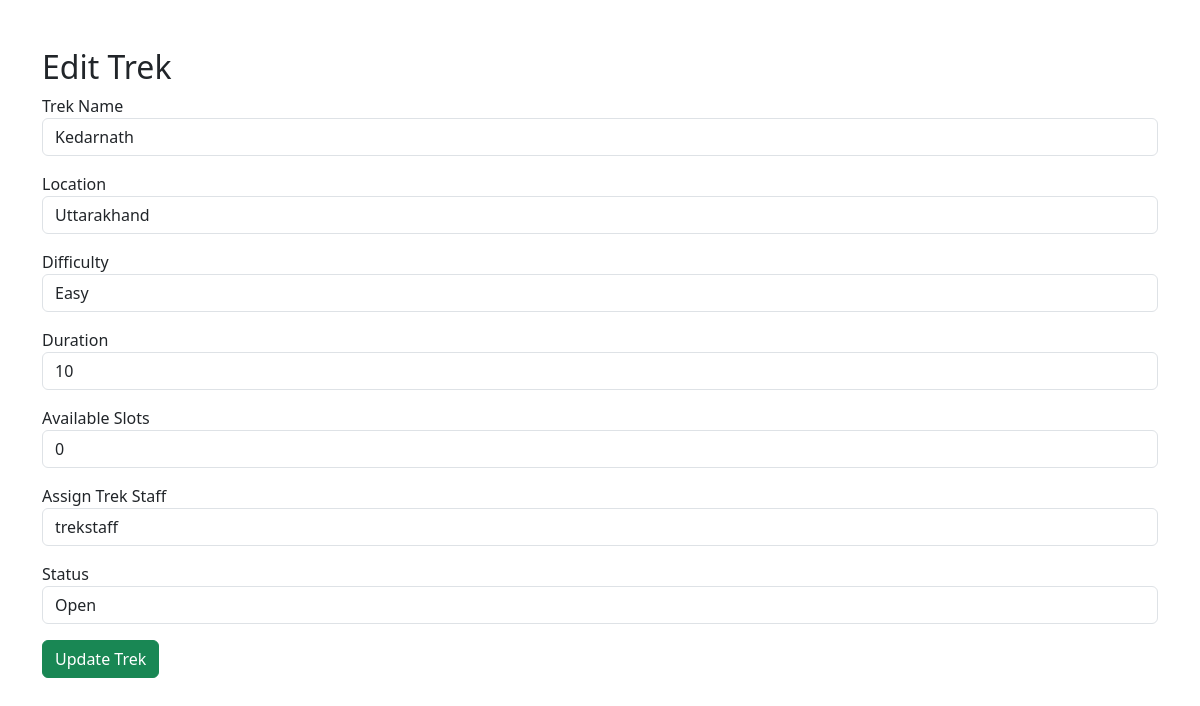
The page /admin/treks/edit/3 (signed in) on the database its author committed.
### application/models.py (models this page shows, shortened)
class Trek(db.Model):
    __tablename__ = "trek"
    trek_id = db.Column(db.Integer, primary_key=True, autoincrement=True)
    trek_name = db.Column(db.String(100), nullable=False)
    location = db.Column(db.String(100), nullable=False)
    difficulty = db.Column(db.String(20), nullable=False)
    duration = db.Column(db.Integer, nullable=False)
    available_slots = db.Column(db.Integer, nullable=False)
    assigned_staff_id = db.Column(
        db.Integer,
        db.ForeignKey("user.user_id")
    )
    assigned_staff = db.relationship(
    "User",
    foreign_keys=[assigned_staff_id]
)
    status = db.Column(db.String(20), nullable=False)
    start_date = db.Column(db.Date)
    end_date = db.Column(db.Date)
    bookings = db.relationship("Booking", back_populates="trek",cascade="all, delete-orphan")

class User(UserMixin, db.Model):
    __tablename__ = "user"
    user_id = db.Column(db.Integer, primary_key=True, autoincrement=True)
    name = db.Column(db.String(100), nullable=False)
    email = db.Column(db.String(120), unique=True, nullable=False)
    password = db.Column(db.String(200), nullable=False)
    role = db.Column(db.String(20), nullable=False)
    is_approved = db.Column(db.Boolean, default=False)
    is_blacklisted = db.Column(db.Boolean, default=False)
    is_active = db.Column(db.Boolean, default=True)
    bookings = db.relationship("Booking", back_populates="user", cascade="all, delete-orphan")
    staff_profile = db.relationship("StaffProfile", backref="user", uselist=False)

### application/controllers.py (the view, shortened to what this page needs)
@app.route("/admin/treks/edit/<int:trek_id>", methods=["GET", "POST"])
@login_required
def edit_trek(trek_id):
    if current_user.role != "Admin":
        return "Access Denied."
    trek = Trek.query.get_or_404(trek_id)
    staff_members = User.query.filter_by(
        role="Trek Staff",
        is_approved=True,
        is_blacklisted=False
    ).all()
    if request.method == "GET":
        return render_template(
        "admin/edit_trek.html",
        trek=trek,
        staff_members=staff_members
    )

### main.py (called while the page is built)
@login_manager.user_loader
def load_user(user_id):
    return User.query.get(int(user_id))

### templates/admin/edit_trek.html (shortened to what this page needs)
<!DOCTYPE html>
<html>
<head>
    <link href="https://cdn.jsdelivr.net/npm/bootstrap@5.3.7/dist/css/bootstrap.min.css" rel="stylesheet">
</head>
<body>
<div class="container mt-5">
    <h2>Edit Trek</h2>
    <form method="POST">
        <div class="mb-3">
            <label>Trek Name</label>
            <input
                type="text"
                name="trek_name"
                class="form-control"
                value="{{ trek.trek_name }}"
                required
            >
        </div>
        <div class="mb-3">
            <label>Location</label>
            <input
                type="text"
                name="location"
                class="form-control"
                value="{{ trek.location }}"
                required
            >
        </div>
        <div class="mb-3">
            <label>Difficulty</label>
            <select name="difficulty" class="form-control">
                <option {% if trek.difficulty=="Easy" %}selected{% endif %}>Easy</option>
            </select>
        </div>
        <div class="mb-3">
            <label>Duration</label>
            <input
                type="number"
                name="duration"
                class="form-control"
                value="{{ trek.duration }}"
                required
            >
        </div>
        <div class="mb-3">
            <label>Available Slots</label>
            <input
                type="number"
                name="available_slots"
                class="form-control"
                value="{{ trek.available_slots }}"
                required
            >
        </div>
        <div class="mb-3">
            <label>Assign Trek Staff</label>
            <select
            name="assigned_staff"
            class="form-control">
            {% for staff in staff_members %}
        <option
        value="{{ staff.user_id }}"
        {% if trek.assigned_staff_id == staff.user_id %}selected{% endif %}>
        {{ staff.name }}
        </option>
        {% endfor %}
        </select>
        </div>
        <div class="mb-3">
            <label>Status</label>
            <select name="status" class="form-control">
                <option {% if trek.status=="Open" %}selected{% endif %}>Open</option>
            </select>
        </div>
        <button class="btn btn-success">
            Update Trek
        </button>
    </form>
</div>
</body>
</html>

### rows shown on the page
Trek: trek_name "Kedarnath", location "Uttarakhand", difficulty "Easy", duration "10", available_slots "0", assigned_staff "trekstaff"
